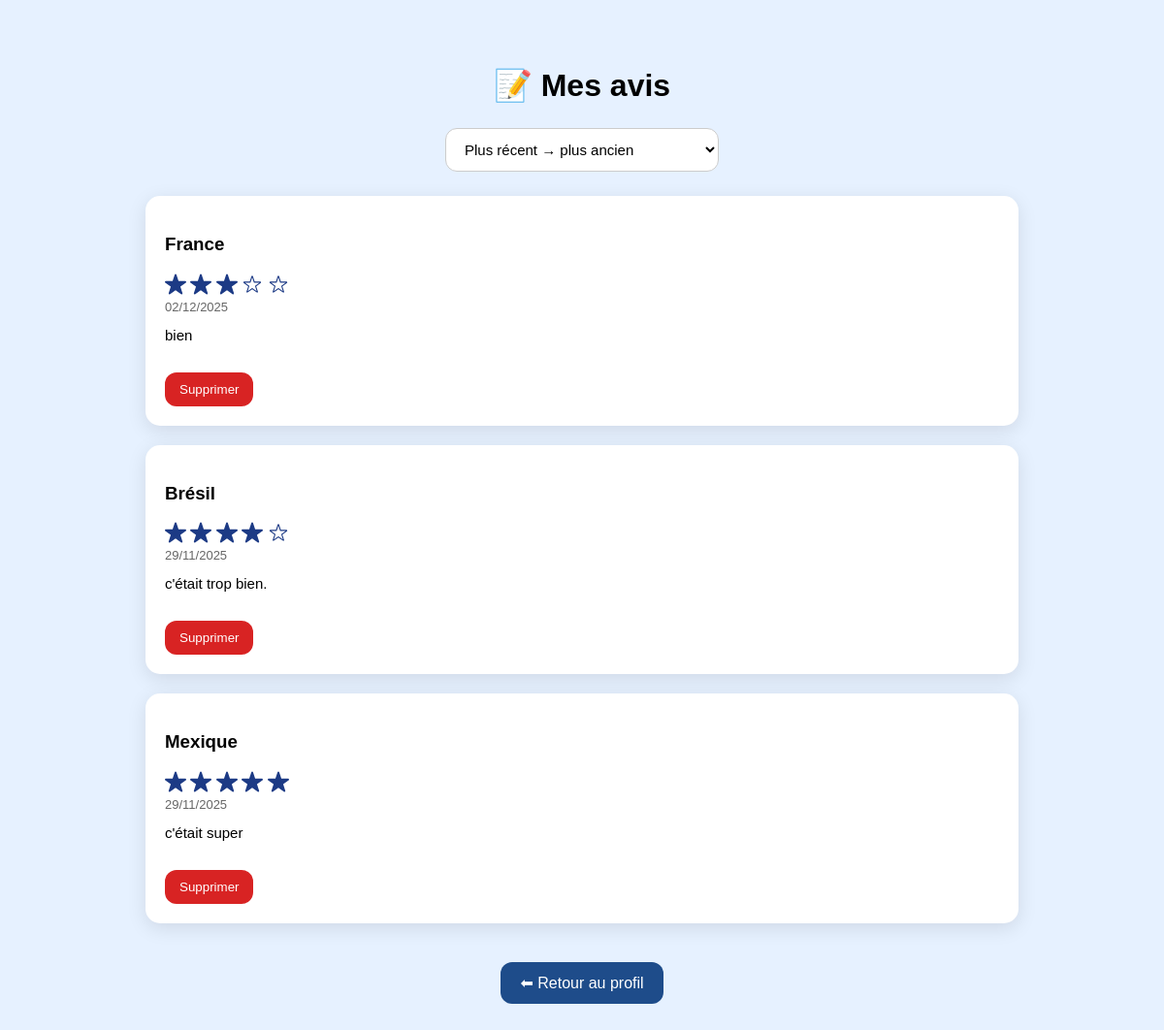
/avis_utilisateur.php (signed in), run on the app's committed database.
### tables this page shows
CREATE TABLE `avis` (
  `id_avis` int(11) NOT NULL,
  `id_utilisateur` int(11) NOT NULL,
  `code_pays` varchar(3) NOT NULL,
  `commentaire` text NOT NULL,
  `note` int(11) DEFAULT NULL,
  `date_avis` datetime DEFAULT CURRENT_TIMESTAMP
);

CREATE TABLE `pays` (
  `id_pays` int(11) NOT NULL,
  `nom_pays` varchar(100) DEFAULT NULL,
  `continent` varchar(50) DEFAULT NULL,
  `code_iso` varchar(10) DEFAULT NULL,
  `description` text,
  `rang_bonheur` int(11) DEFAULT NULL
);

### avis_utilisateur.php (the view, shortened to what this page needs)
<?php
try {
    $pdo = new PDO("mysql:host=localhost;dbname=happytrip;charset=utf8","root","root",[
        PDO::ATTR_ERRMODE=>PDO::ERRMODE_EXCEPTION
    ]);
} catch (PDOException $e) { die($e->getMessage()); }
$id = $_SESSION['id_utilisateur'];
$order = $_GET['tri'] ?? "date_desc";
switch($order){
    default:          $sqlOrder = "ORDER BY a.date_avis DESC"; break;
}
$avis = $pdo->query("
    SELECT a.*, p.nom_pays
    FROM avis a
    JOIN pays p ON p.code_iso = a.code_pays
    WHERE a.id_utilisateur = $id
    $sqlOrder
")->fetchAll();
?>
<!DOCTYPE html>
<html lang="fr">
<head>
<link rel="stylesheet" href="style_avis.css">
</head>
<body>
<div class="container">
    <h1>📝 Mes avis</h1>
    <div class="tri-bar">
        <form method="GET">
            <select name="tri" onchange="this.form.submit()">
                <option value="date_desc" <?= $order=="date_desc"?"selected":"" ?>>Plus récent → plus ancien</option>
            </select>
        </form>
    </div>
    <div class="avis-list">
        <?php if(!$avis): ?>
            <p>Aucun avis pour le moment.</p>
        <?php else: ?>
            <?php foreach($avis as $a): ?>
                <div class="avis-card">
                    <h3><?= htmlspecialchars($a['nom_pays']) ?></h3>
                    <div class="stars">
                        <?php for($i=1;$i<=5;$i++): ?>
                            <img src="images/<?= $i <= $a['note'] ? 'etoile_remplie.svg' : 'etoile_vide.svg' ?>" class="star-small">
                        <?php endfor; ?>
                    </div>
                    <p class="date"><?= date("d/m/Y", strtotime($a['date_avis'])) ?></p>
                    <?php if(!empty($a['commentaire'])): ?>
                    <p class="comment"><?= nl2br(htmlspecialchars($a['commentaire'])) ?></p>
                    <?php endif; ?>
                    <button class="btn-delete" data-pays="<?= $a['code_pays'] ?>">Supprimer</button>
                </div>
            <?php endforeach; ?>
        <?php endif; ?>
    </div>
    <a class="btn-retour" href="profil.php">⬅ Retour au profil</a>
</div>
</body>
</html>

### style_avis.css (style rules this page uses)
body { font-family: Poppins, sans-serif; background: #E6F1FF; padding: 40px; }
.container { max-width: 900px; margin: auto; }
h1 { text-align: center; margin-bottom: 25px; }
.tri-bar { display: flex; justify-content: center; margin-bottom: 25px; }
select { padding: 12px 15px; border-radius: 12px; border: 1px solid #ccc; font-size: 15px; background: white; cursor: pointer; }
.avis-list { display: grid; gap: 20px; }
.avis-card { background: white; padding: 20px; border-radius: 15px; box-shadow: 0 5px 20px rgba(0,0,0,0.10); }
.stars img.star-small { width: 22px; vertical-align: middle; }
.date { font-size: 13px; opacity: 0.6; margin-top: 5px; }
.comment { margin-top: 10px; font-size: 15px; }
.btn-delete { margin-top: 15px; background: #d82323; color: white; padding: 10px 15px; border-radius: 12px; border: none; cursor: pointer; }
.btn-retour { display: block; margin: 40px auto 0; width: fit-content; padding: 12px 20px; background: #1E4C8A; color: white; border-radius: 12px; text-decoration: none; }

### data on the page
avis: pays.nom_pays "France", date_avis "02/12/2025", commentaire "bien"
avis: pays.nom_pays "Brésil", date_avis "29/11/2025", commentaire "c'était trop bien."
avis: pays.nom_pays "Mexique", date_avis "29/11/2025", commentaire "c'était super"
